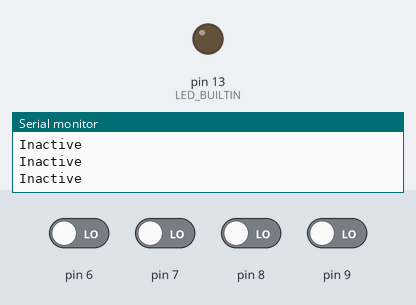
A sketch run on a simulated Arduino Uno, built with avr-gcc and run on an emulated ATmega328P. On the bench: output pins drawn as LEDs (lit = HIGH), the last lines printed to the serial monitor. The inputs (shaded band) are chosen by the test bench; at power-on: pin 6–9 LOW.

Above: at 8.8 s.
8.9 s: pin 6 driven HIGH
At 12.4 s:
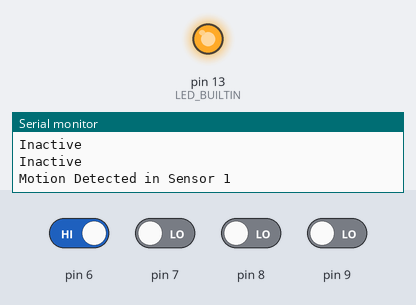
18.5 s: pin 8 driven HIGH
23.5 s: pin 7 driven HIGH
28.5 s: pin 9 driven HIGH
At 29.6 s:
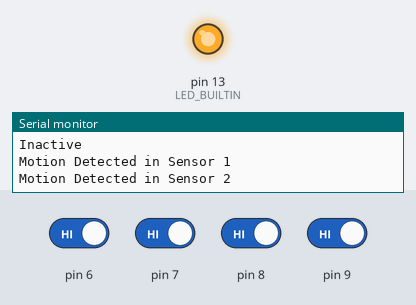
33.5 s: pin 9 driven LOW
At 35.8 s:
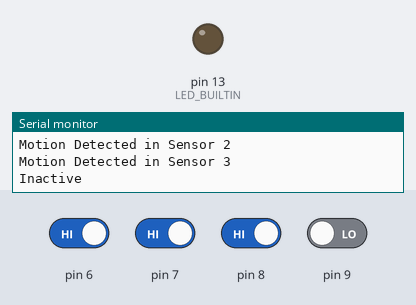
Timing chart, 0 to 44.8 s (numbered marks = the images above; inputs shaded):
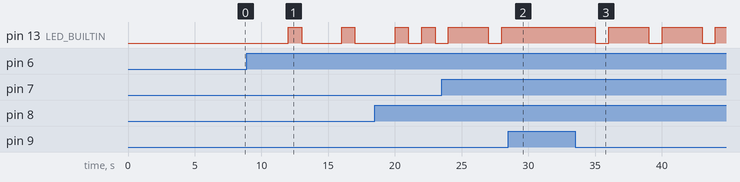

Measured:
- after the input at 8.9 s, pin 13 (LED_BUILTIN): alternates HIGH for 1.0 s and LOW for 3.0 s, starting after 3.1 s
- after the input at 28.5 s, pin 13 (LED_BUILTIN): stays HIGH (without the input it goes to LOW after 2.5 s)
- after the input at 33.5 s, pin 13 (LED_BUILTIN): alternates HIGH for 3.0 s and LOW for 1.0 s, starting after 1.5 s

The sketch:

Motion4.ino
```cpp
void setup() {
  // put your setup code here, to run once:
  Serial.begin(9600);
  pinMode(6, INPUT);
  pinMode(7, INPUT);
  pinMode(8, INPUT);
  pinMode(9, INPUT);
  pinMode(LED_BUILTIN, OUTPUT);
}

void loop() {
  // put your main code here, to run repeatedly:

  //Sensor 1
  if (digitalRead(6) == HIGH) {
    Serial.println("Motion Detected in Sensor 1");
    digitalWrite(LED_BUILTIN, HIGH);
  }
  else {
    Serial.println("Inactive");
    digitalWrite(LED_BUILTIN, LOW);
  }
  delay(1000);

  if (digitalRead(7) == HIGH) {
    Serial.println("Motion Detected in Sensor 2");
    digitalWrite(LED_BUILTIN, HIGH);
  }
  else {
    Serial.println("Inactive");
    digitalWrite(LED_BUILTIN, LOW);
  }
  delay(1000);

  if (digitalRead(8) == HIGH) {
    Serial.println("Motion Detected in Sensor 3");
    digitalWrite(LED_BUILTIN, HIGH);
  }
  else {
    Serial.println("Inactive");
    digitalWrite(LED_BUILTIN, LOW);
  }
  delay(1000);

  if (digitalRead(9) == HIGH) {
    Serial.println("Motion Detected in Sensor 4");
    digitalWrite(LED_BUILTIN, HIGH);
  }
  else {
    Serial.println("Inactive");
    digitalWrite(LED_BUILTIN, LOW);
  }
  delay(1000);
}
```
